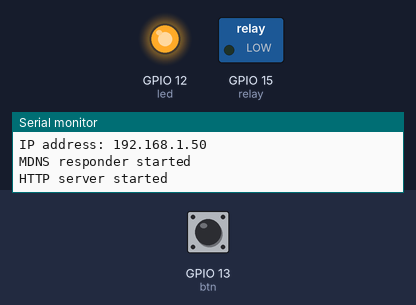
This program was run on a simulated ESP8266 (NodeMCU). On the bench: switched loads named in the program (green lamp = pin HIGH), output pins drawn as LEDs (lit = HIGH), the last lines printed to the serial monitor. Dashed ring = blinking. Inputs (shaded band) come from the test bench; at power-on: GPIO 13 (btn) HIGH. WiFi joins after 1.5 s; servers stay silent unless stated.

Above: at 2.7 s.
2.8 s: GPIO 13 (btn) pulled LOW for 3.2 s
At 3.6 s:
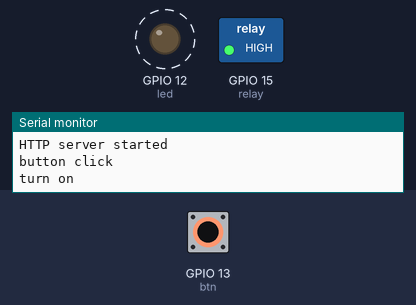
7.5 s: GPIO 13 (btn) pulled LOW for 0.15 s
At 8.6 s:
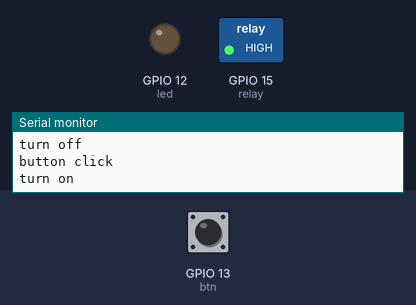
9.1 s: GPIO 13 (btn) pulled LOW for 1 s
At 9.9 s:
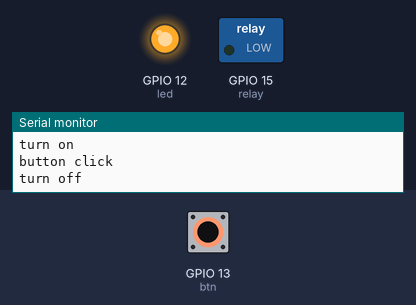
Timing chart, 0 to 12.1 s (numbered marks = the images above; inputs shaded):
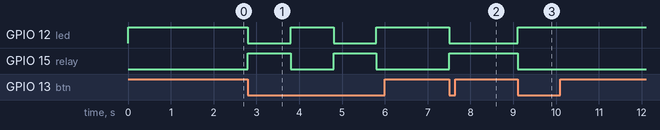

The program:

main.cpp
```cpp
#include <Arduino.h>
#include <ESP8266WiFi.h>
#include <WiFiClient.h>
#include <ESP8266WebServer.h>
#include <ESP8266mDNS.h>
#include <WiFiManager.h>

#define STASSID "ConfigWiFi"
#define STAPSK "codetyphon"
#define MDNSNAME "MopsPower"

const char *ssid = STASSID;
const char *password = STAPSK;
const char *name = MDNSNAME;
const int port = 18650;
ESP8266WebServer server(port);

const int led = 12;
const int relay = 15;
const int btn = 13;

int buttonState = LOW;
int powerState = LOW;

void handleRoot()
{
  server.send(200, "text/plain", "mops switch!");
}

void handleNotFound()
{
  String message = "File Not Found\n\n";
  message += "URI: ";
  message += server.uri();
  message += "\nMethod: ";
  message += (server.method() == HTTP_GET) ? "GET" : "POST";
  message += "\nArguments: ";
  message += server.args();
  message += "\n";
  for (uint8_t i = 0; i < server.args(); i++)
  {
    message += " " + server.argName(i) + ": " + server.arg(i) + "\n";
  }
  server.send(404, "text/plain", message);
}

void turnon()
{
  Serial.println("turn on");
  digitalWrite(led, LOW);    //led是低电平触发
  digitalWrite(relay, HIGH); //继电器是高电平触发
  powerState = HIGH;
}

void turnoff()
{
  Serial.println("turn off");
  digitalWrite(led, HIGH);
  digitalWrite(relay, LOW);
  powerState = LOW;
}

void setup(void)
{
  pinMode(led, OUTPUT);
  pinMode(relay, OUTPUT);
  pinMode(btn, INPUT);

  turnoff();

  Serial.begin(9600);

  WiFiManager wifiManager;
  wifiManager.autoConnect(ssid, password);
  Serial.println("");
  Serial.print("Connected to ");
  Serial.println(ssid);
  Serial.print("IP address: ");
  Serial.println(WiFi.localIP());

  if (MDNS.begin(name))
  {
    Serial.println("MDNS responder started");
  }

  server.on("/", handleRoot);

  server.on("/on", []() {
    turnon();
    server.send(200, "text/plain", "power on");
  });

  server.on("/off", []() {
    turnoff();
    server.send(200, "text/plain", "power off");
  });

  server.on("/status", []() {
    server.send(200, "text/plain", String(powerState));
  });

  server.onNotFound(handleNotFound);
  server.begin();
  MDNS.addService("http", "tcp", port);
  Serial.println("HTTP server started");
}

void loop(void)
{
  MDNS.update();
  server.handleClient();
  buttonState = digitalRead(btn);
  if (buttonState == LOW)
  {
    Serial.println("button click");
    if (powerState == LOW)
    {
      turnon();
    }
    else
    {
      turnoff();
    }
    delay(1000);
  }
}
```

Measured:
- after the input at 2.8 s, GPIO 12 (led), GPIO 15 (relay): alternates HIGH for 1.0 s and LOW for 1.0 s, starting at once
- after the input at 7.5 s, GPIO 12 (led): HIGH → LOW at once; GPIO 15 (relay): LOW → HIGH at once
- after the input at 9.1 s, GPIO 12 (led): LOW → HIGH at once; GPIO 15 (relay): HIGH → LOW at once
